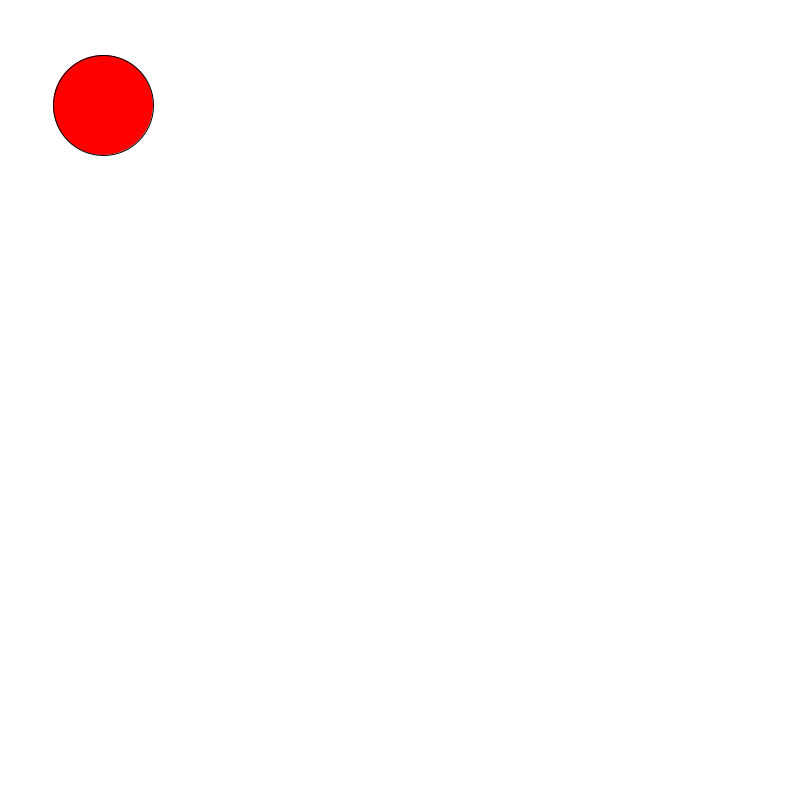
Frame 1 (no input)
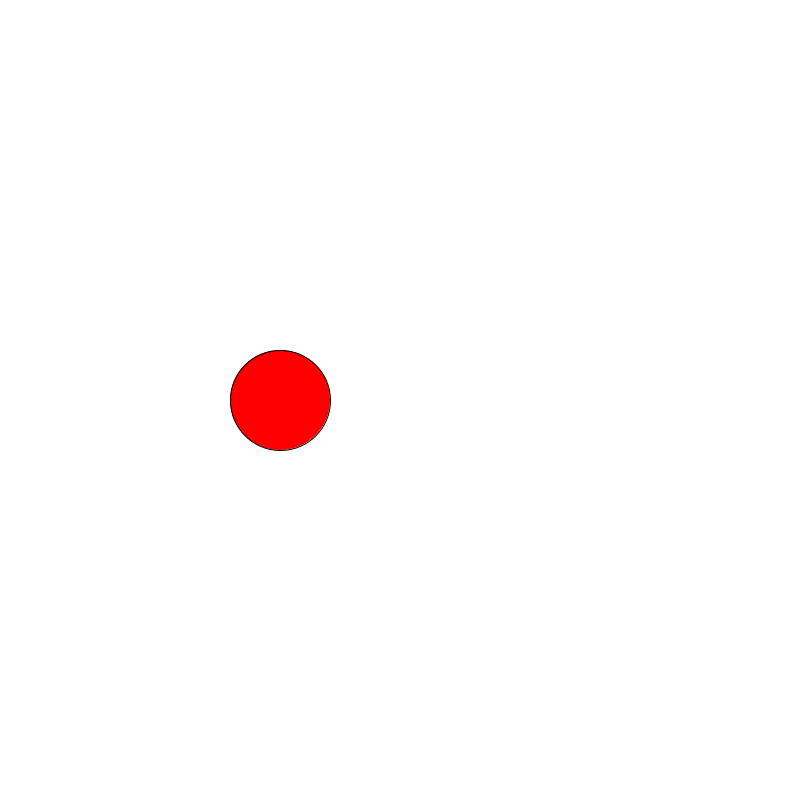
Frame 60 (the mouse pressed at the canvas centre just before this capture)
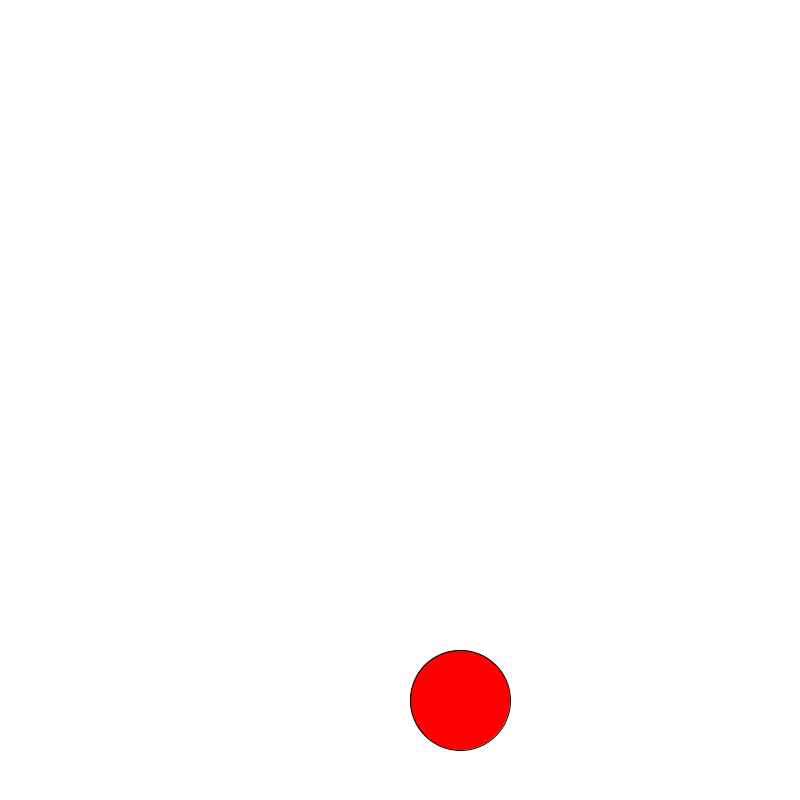
Frame 120 (the mouse held since frame 60 and released just before this capture)

The Processing sketch that drew these frames (run headless with seeded random() and noise(); from frame 60 on, the mouse is pressed at the canvas centre):

// Processing sketch: bouncingBall
// ── bouncingBall.pde
int ballx = 100;
int bally = 100;
int speedx = 3;
int speedy = 5;
int radius = 50;

void setup(){
  size(800,800);
}

void draw(){
  background(255);
  
  ballx = ballx+speedx;
  bally = bally+speedy;
  
  if(ballx<radius|| ballx>width-radius){
    speedx=-speedx;
  }
  if(bally<radius || bally>height-radius){
    speedy=-speedy;
  }
  
  fill(255,0,0);
  ellipse(ballx, bally, radius*2, radius*2);
  
}
